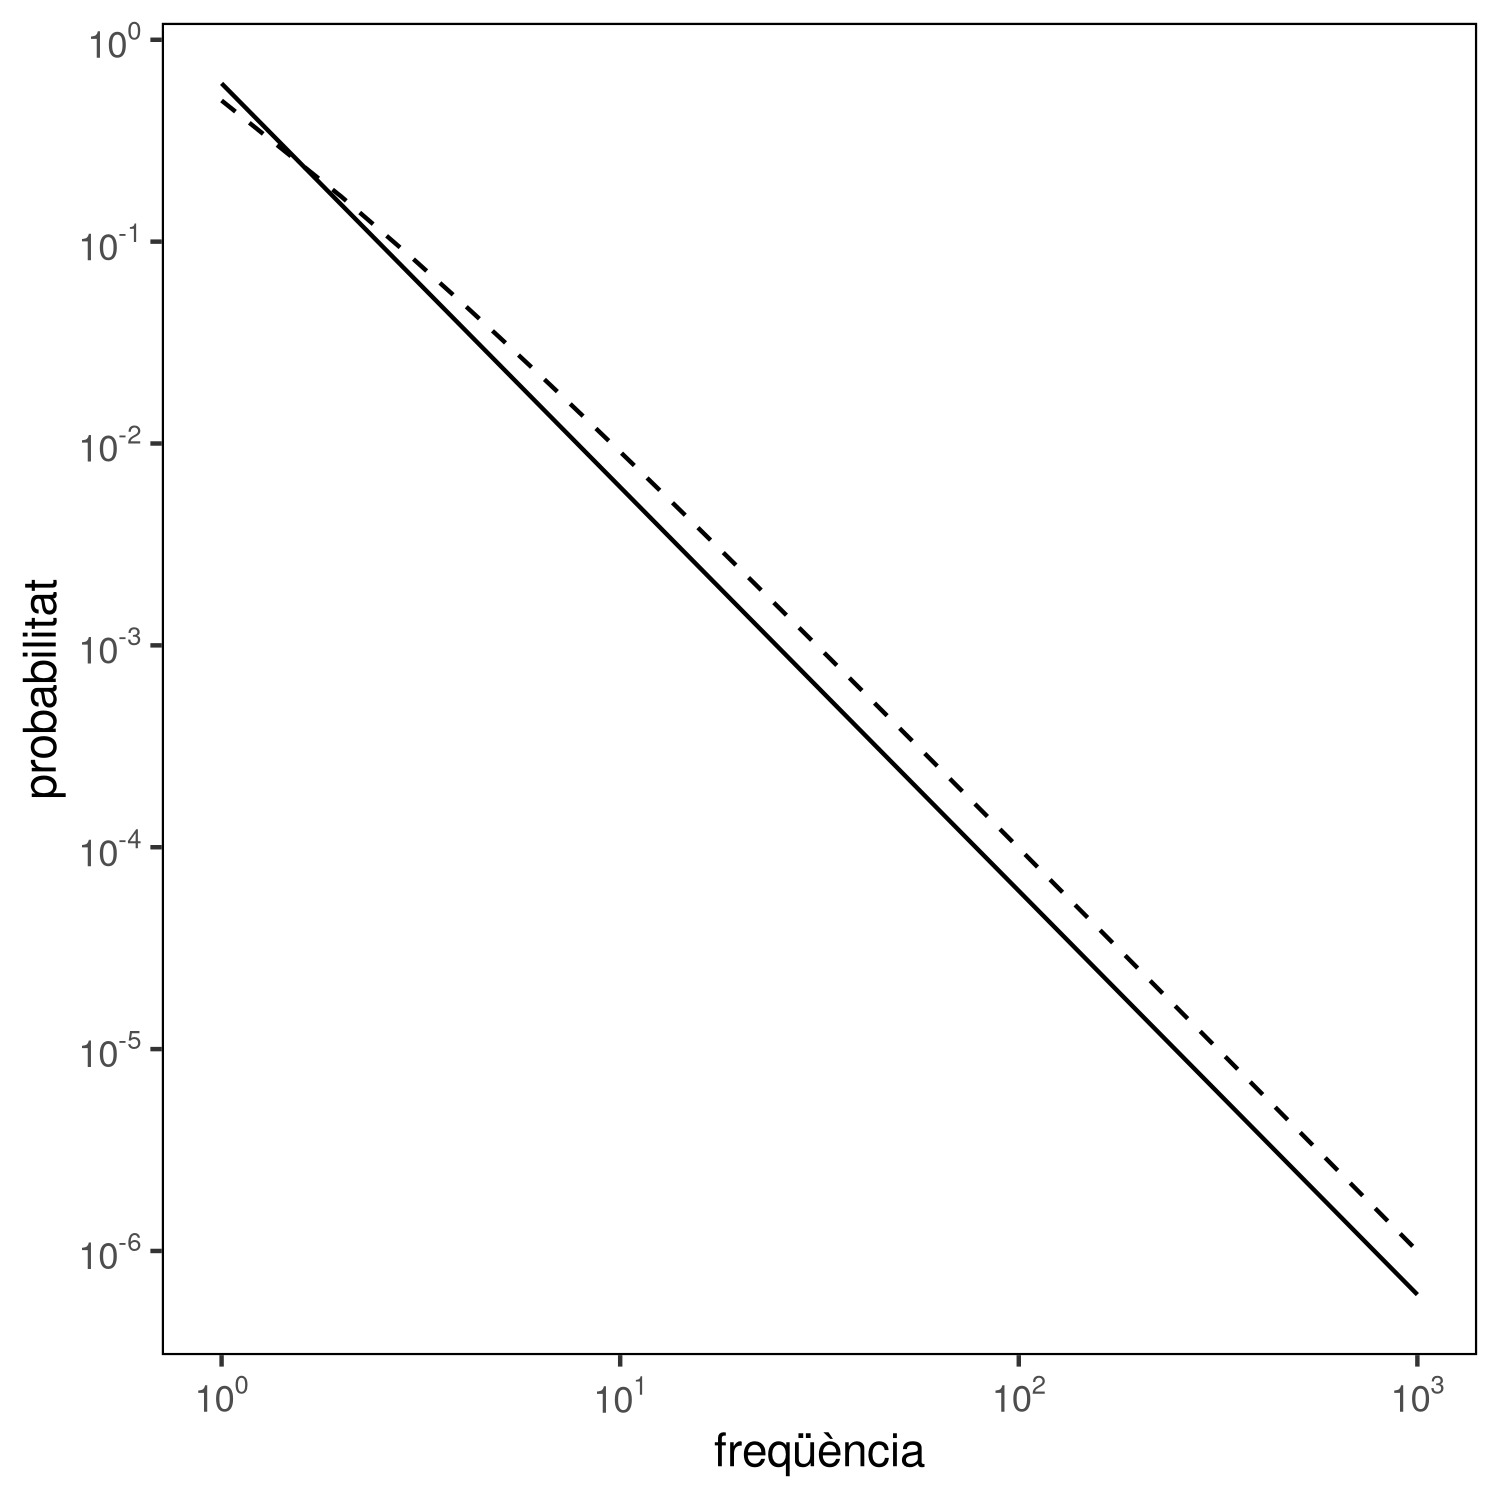

Reproduce this figure in R.
source("../util.R")
library(ggplot2)
library(VGAM)

alt_distr <- function(f, beta) {
    f^-(beta-1) - (f+1)^-(beta-1)
}

zeta_distr <- function(f, beta) {
    (1/zeta(beta)) * f^-beta
}

df <- data.frame(freq=1:1000)
df["p_zeta"] <- zeta_distr(df[,"freq"], 2)
df["p_alt"] <- alt_distr(df["freq"], 2)

plot <- ggplot(df, aes(freq)) +
    geom_line(aes(y = p_zeta), linetype = 1) +
    geom_line(aes(y = p_alt), linetype = 2) +
    scale_y_log10(
        n.breaks=7,
        labels = scales::trans_format("log10", scales::math_format(10^.x))
    ) +
    scale_x_log10(
        labels = scales::trans_format("log10", scales::math_format(10^.x))
    ) +
    ylab("probabilitat") +
    xlab("freqüència")
plot <- my_transparent_theme(plot)
    
save_figure(plot, "compare_frequency_probability.png")
